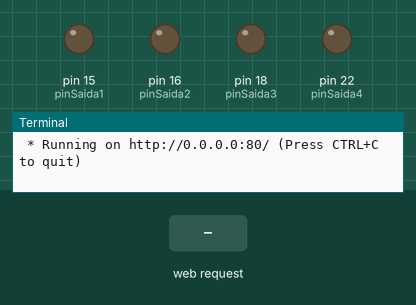
Simulated run of this program. Board: Raspberry Pi (header pin numbers). Shown: output pins drawn as LEDs (lit = HIGH), the last lines printed to the terminal. The test bench sets the inputs (shaded band). The clock reads 2024-03-15 10:24:30 at power-on unless the program sets it.

Above: at 1.2 s.
1.3 s: HTTP request for /saida1/on received
At 2.5 s:
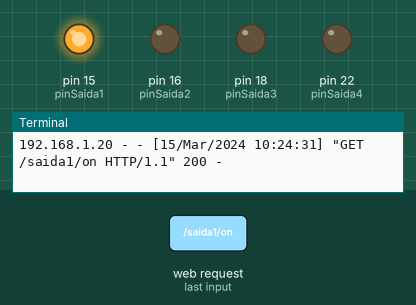
2.8 s: HTTP request for /saida2/on received
At 3.6 s:
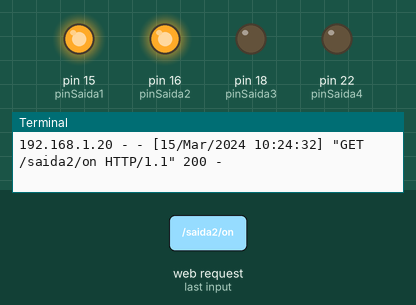
4.3 s: HTTP request for /saida1/off received
At 4.7 s:
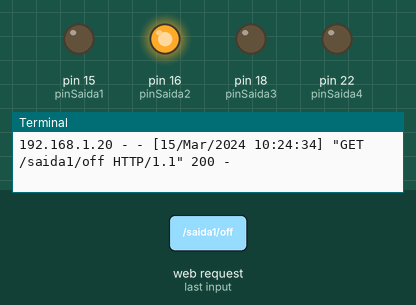
5.8 s: HTTP request for /saida3/on received
At 7.0 s:
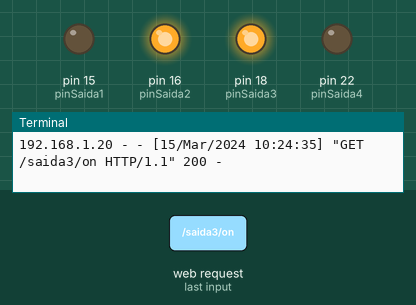
7.3 s: HTTP request for /saida2/off received
At 8.2 s:
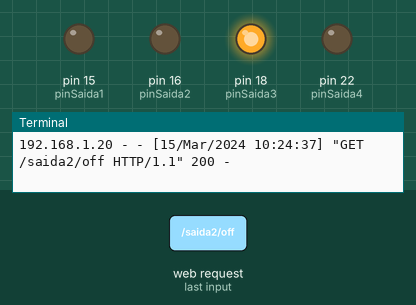
8.8 s: HTTP request for /saida4/on received
At 9.4 s:
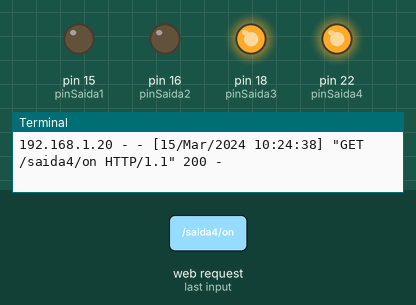
Timing chart, 0 to 11.3 s (numbered marks = the images above; inputs shaded):
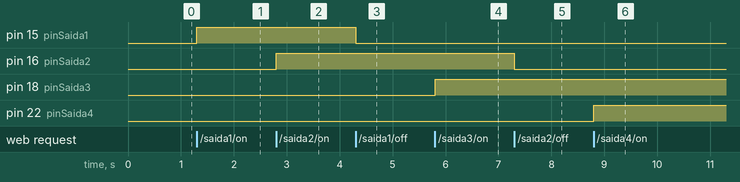

Measured:
- after the input at 1.3 s, pin 15 (pinSaida1): LOW → HIGH at once
- after the input at 2.8 s, pin 16 (pinSaida2): LOW → HIGH at once
- after the input at 4.3 s, pin 15 (pinSaida1): HIGH → LOW at once
- after the input at 5.8 s, pin 18 (pinSaida3): LOW → HIGH at once
- after the input at 7.3 s, pin 16 (pinSaida2): HIGH → LOW at once
- after the input at 8.8 s, pin 22 (pinSaida4): LOW → HIGH at once

The program:

webraspio.py
```python
from flask import Flask, render_template

import datetime
import RPi.GPIO as GPIO

app = Flask(__name__)

GPIO.setmode(GPIO.BOARD)

tempdata = {
      'title' : 'GPIO pins are not duplex (they can read or write but not both) ... you must explicitly change it to write mode to write and read mode to read ...'
      }

statuspin = {'statusSaida1' : False,
			 'statusSaida2' : False,
			 'statusSaida3' : False,
			 'statusSaida4' : False
			}

pinSaida1 = 15;
pinSaida2 = 16;
pinSaida3 = 18;
pinSaida4 = 22;

GPIO.setup(pinSaida1, GPIO.OUT)
GPIO.setup(pinSaida2, GPIO.OUT)
GPIO.setup(pinSaida3, GPIO.OUT)
GPIO.setup(pinSaida4, GPIO.OUT)

GPIO.output(pinSaida1, False)
GPIO.output(pinSaida2, False)
GPIO.output(pinSaida3, False)
GPIO.output(pinSaida4, False)

@app.route("/")
def home():

   tempdata = {
      'title' : 'RPi GPIO Control'
      }
   return retornaestatus()


@app.route("/saida1/on")
def actionSaida1On():
	GPIO.output(pinSaida1, True)
	return retornaestatus()

@app.route("/saida1/off")
def actionSaida1Off():
	GPIO.output(pinSaida1, False)
	return retornaestatus()


@app.route("/saida2/on")
def actionSaida2On():
	GPIO.output(pinSaida2, True)
	return retornaestatus()

@app.route("/saida2/off")
def actionSaida2Off():
	GPIO.output(pinSaida2, False)
	return retornaestatus()

@app.route("/saida3/on")
def actionSaida3On():
	GPIO.output(pinSaida3, True)
	return retornaestatus()

@app.route("/saida3/off")
def actionSaida3Off():
	GPIO.output(pinSaida3, False)
	return retornaestatus()


@app.route("/saida4/on")
def actionSaida4On():
	GPIO.output(pinSaida4, True)
	return retornaestatus()

@app.route("/saida4/off")
def actionSaida4Off():
	GPIO.output(pinSaida4, False)
	return retornaestatus()


def retornaestatus():

	statusSaida1 = GPIO.input(pinSaida1);
	statusSaida2 = GPIO.input(pinSaida2);
	statusSaida3 = GPIO.input(pinSaida3);
	statusSaida4 = GPIO.input(pinSaida4);

	statuspin = {'statusSaida1' : statusSaida1,
			 'statusSaida2' : statusSaida2,
			 'statusSaida3' : statusSaida3,
			 'statusSaida4' : statusSaida4
			}

	return render_template('webraspio.html', **statuspin)


if __name__ == "__main__":
   app.run(host='0.0.0.0', port=80, debug=True)


   
```
